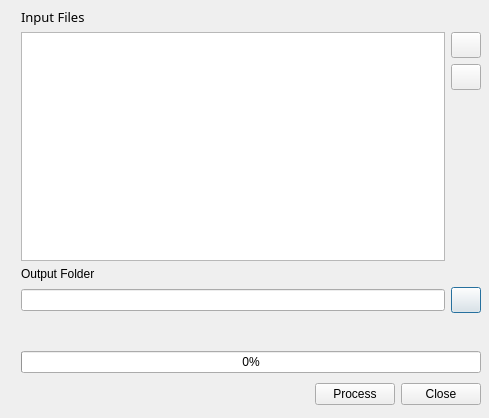
<ui version="4.0" >
 <author></author>
 <comment></comment>
 <exportmacro></exportmacro>
 <class>OmgGdalRasterContourBase</class>
 <widget class="QDialog" name="OmgGdalRasterContourBase" >
  <property name="geometry" >
   <rect>
    <x>0</x>
    <y>0</y>
    <width>489</width>
    <height>418</height>
   </rect>
  </property>
  <property name="windowTitle" >
   <string>Contour generater</string>
  </property>
  <property name="windowIcon" >
   <iconset resource="../resources/resources.qrc" >:/om_logo.png</iconset>
  </property>
  <layout class="QGridLayout" >
   <property name="margin" >
    <number>8</number>
   </property>
   <property name="spacing" >
    <number>6</number>
   </property>
   <item row="3" column="1" >
    <widget class="QLineEdit" name="leOutputDir" />
   </item>
   <item row="0" column="1" colspan="2" >
    <widget class="QLabel" name="lblInputFile" >
     <property name="font" >
      <font>
       <family>Sans Serif</family>
       <pointsize>10</pointsize>
       <weight>50</weight>
       <italic>false</italic>
       <bold>false</bold>
       <underline>false</underline>
       <strikeout>false</strikeout>
      </font>
     </property>
     <property name="text" >
      <string>Input Files</string>
     </property>
     <property name="buddy" >
      <cstring>pbnRemoveFile</cstring>
     </property>
    </widget>
   </item>
   <item row="3" column="2" >
    <widget class="QPushButton" name="pbnSelectDir" >
     <property name="minimumSize" >
      <size>
       <width>30</width>
       <height>26</height>
      </size>
     </property>
     <property name="maximumSize" >
      <size>
       <width>30</width>
       <height>26</height>
      </size>
     </property>
     <property name="text" >
      <string/>
     </property>
     <property name="icon" >
      <iconset resource="../resources/resources.qrc" >:/fileopen.png</iconset>
     </property>
    </widget>
   </item>
   <item row="7" column="1" colspan="2" >
    <widget class="QProgressBar" name="progressBar" >
     <property name="value" >
      <number>0</number>
     </property>
    </widget>
   </item>
   <item row="8" column="1" colspan="2" >
    <layout class="QHBoxLayout" >
     <property name="margin" >
      <number>0</number>
     </property>
     <property name="spacing" >
      <number>6</number>
     </property>
     <item>
      <spacer>
       <property name="orientation" >
        <enum>Qt::Horizontal</enum>
       </property>
       <property name="sizeHint" >
        <size>
         <width>131</width>
         <height>31</height>
        </size>
       </property>
      </spacer>
     </item>
     <item>
      <widget class="QPushButton" name="pbnProcess" >
       <property name="text" >
        <string>Process</string>
       </property>
      </widget>
     </item>
     <item>
      <widget class="QPushButton" name="pbnClose" >
       <property name="text" >
        <string>Close</string>
       </property>
      </widget>
     </item>
    </layout>
   </item>
   <item rowspan="9" row="0" column="0" >
    <widget class="QLabel" name="lblSideBar" >
     <property name="text" >
      <string/>
     </property>
     <property name="pixmap" >
      <pixmap resource="../resources/resources.qrc" >:/gdal_contour_sidebar.png</pixmap>
     </property>
    </widget>
   </item>
   <item row="1" column="1" colspan="2" >
    <layout class="QGridLayout" >
     <property name="margin" >
      <number>0</number>
     </property>
     <property name="spacing" >
      <number>6</number>
     </property>
     <item row="1" column="1" >
      <widget class="QPushButton" name="pbnRemoveFile" >
       <property name="sizePolicy" >
        <sizepolicy>
         <hsizetype>0</hsizetype>
         <vsizetype>0</vsizetype>
         <horstretch>0</horstretch>
         <verstretch>0</verstretch>
        </sizepolicy>
       </property>
       <property name="minimumSize" >
        <size>
         <width>30</width>
         <height>26</height>
        </size>
       </property>
       <property name="maximumSize" >
        <size>
         <width>30</width>
         <height>26</height>
        </size>
       </property>
       <property name="text" >
        <string/>
       </property>
       <property name="icon" >
        <iconset resource="../resources/resources.qrc" >:/edittrash.png</iconset>
       </property>
      </widget>
     </item>
     <item row="2" column="1" >
      <spacer>
       <property name="orientation" >
        <enum>Qt::Vertical</enum>
       </property>
       <property name="sizeHint" >
        <size>
         <width>30</width>
         <height>103</height>
        </size>
       </property>
      </spacer>
     </item>
     <item row="0" column="1" >
      <widget class="QPushButton" name="pbnSelectFile" >
       <property name="minimumSize" >
        <size>
         <width>30</width>
         <height>26</height>
        </size>
       </property>
       <property name="maximumSize" >
        <size>
         <width>30</width>
         <height>26</height>
        </size>
       </property>
       <property name="text" >
        <string/>
       </property>
       <property name="icon" >
        <iconset resource="../resources/resources.qrc" >:/fileopen.png</iconset>
       </property>
      </widget>
     </item>
     <item rowspan="3" row="0" column="0" >
      <widget class="QListWidget" name="lstInputFiles" />
     </item>
    </layout>
   </item>
   <item row="2" column="1" colspan="2" >
    <widget class="QLabel" name="lblOutputDir" >
     <property name="text" >
      <string>Output Folder</string>
     </property>
     <property name="buddy" >
      <cstring>pbnRemoveFile</cstring>
     </property>
    </widget>
   </item>
   <item rowspan="2" row="5" column="1" >
    <spacer>
     <property name="orientation" >
      <enum>Qt::Vertical</enum>
     </property>
     <property name="sizeHint" >
      <size>
       <width>20</width>
       <height>20</height>
      </size>
     </property>
    </spacer>
   </item>
  </layout>
  <widget class="QSplitter" name="splitter" >
   <property name="geometry" >
    <rect>
     <x>520</x>
     <y>30</y>
     <width>30</width>
     <height>58</height>
    </rect>
   </property>
   <property name="orientation" >
    <enum>Qt::Vertical</enum>
   </property>
  </widget>
  <widget class="QSplitter" name="splitter_2" >
   <property name="geometry" >
    <rect>
     <x>520</x>
     <y>30</y>
     <width>30</width>
     <height>101</height>
    </rect>
   </property>
   <property name="orientation" >
    <enum>Qt::Vertical</enum>
   </property>
  </widget>
  <widget class="QSplitter" name="splitter_3" >
   <property name="geometry" >
    <rect>
     <x>490</x>
     <y>30</y>
     <width>30</width>
     <height>167</height>
    </rect>
   </property>
   <property name="orientation" >
    <enum>Qt::Vertical</enum>
   </property>
  </widget>
 </widget>
 <pixmapfunction></pixmapfunction>
 <tabstops>
  <tabstop>pbnProcess</tabstop>
  <tabstop>pbnClose</tabstop>
 </tabstops>
 <resources>
  <include location="../resources/resources.qrc" />
 </resources>
 <connections>
  <connection>
   <sender>pbnClose</sender>
   <signal>clicked()</signal>
   <receiver>OmgGdalRasterContourBase</receiver>
   <slot>accept()</slot>
   <hints>
    <hint type="sourcelabel" >
     <x>483</x>
     <y>373</y>
    </hint>
    <hint type="destinationlabel" >
     <x>238</x>
     <y>230</y>
    </hint>
   </hints>
  </connection>
 </connections>
</ui>
